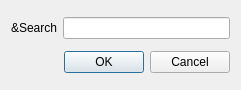
<?xml version="1.0" encoding="UTF-8"?>
<ui version="4.0">
 <class>FindDialog</class>
 <widget class="QDialog" name="FindDialog">
  <property name="geometry">
   <rect>
    <x>0</x>
    <y>0</y>
    <width>241</width>
    <height>90</height>
   </rect>
  </property>
  <property name="windowTitle">
   <string>Dialog</string>
  </property>
  <layout class="QVBoxLayout" name="verticalLayout">
   <item>
    <layout class="QHBoxLayout" name="horizontalLayout">
     <item>
      <widget class="QLabel" name="label">
       <property name="text">
        <string>&amp;Search</string>
       </property>
      </widget>
     </item>
     <item>
      <widget class="QLineEdit" name="lineEdit"/>
     </item>
    </layout>
   </item>
   <item>
    <widget class="QDialogButtonBox" name="buttonBox">
     <property name="orientation">
      <enum>Qt::Horizontal</enum>
     </property>
     <property name="standardButtons">
      <set>QDialogButtonBox::Cancel|QDialogButtonBox::Ok</set>
     </property>
    </widget>
   </item>
  </layout>
 </widget>
 <resources/>
 <connections>
  <connection>
   <sender>buttonBox</sender>
   <signal>accepted()</signal>
   <receiver>FindDialog</receiver>
   <slot>accept()</slot>
   <hints>
    <hint type="sourcelabel">
     <x>248</x>
     <y>254</y>
    </hint>
    <hint type="destinationlabel">
     <x>157</x>
     <y>274</y>
    </hint>
   </hints>
  </connection>
  <connection>
   <sender>buttonBox</sender>
   <signal>rejected()</signal>
   <receiver>FindDialog</receiver>
   <slot>reject()</slot>
   <hints>
    <hint type="sourcelabel">
     <x>316</x>
     <y>260</y>
    </hint>
    <hint type="destinationlabel">
     <x>286</x>
     <y>274</y>
    </hint>
   </hints>
  </connection>
 </connections>
</ui>
